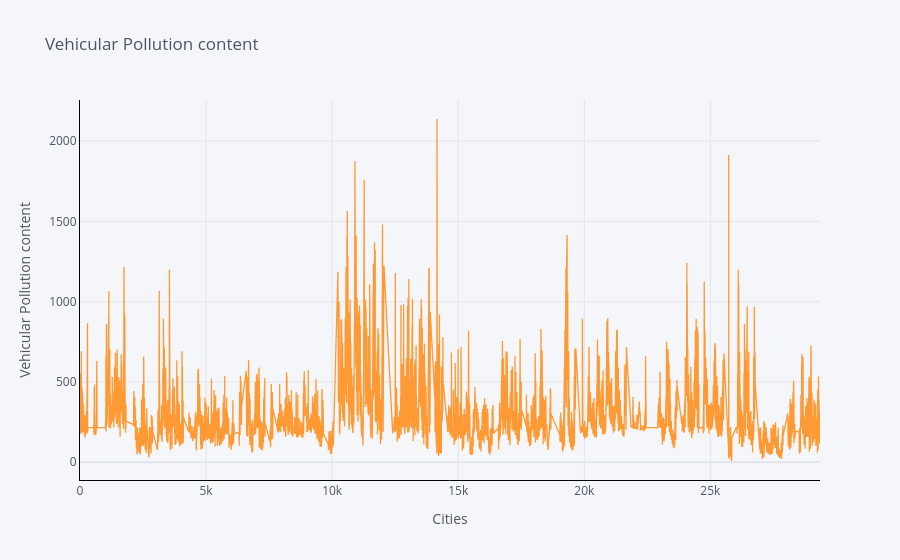
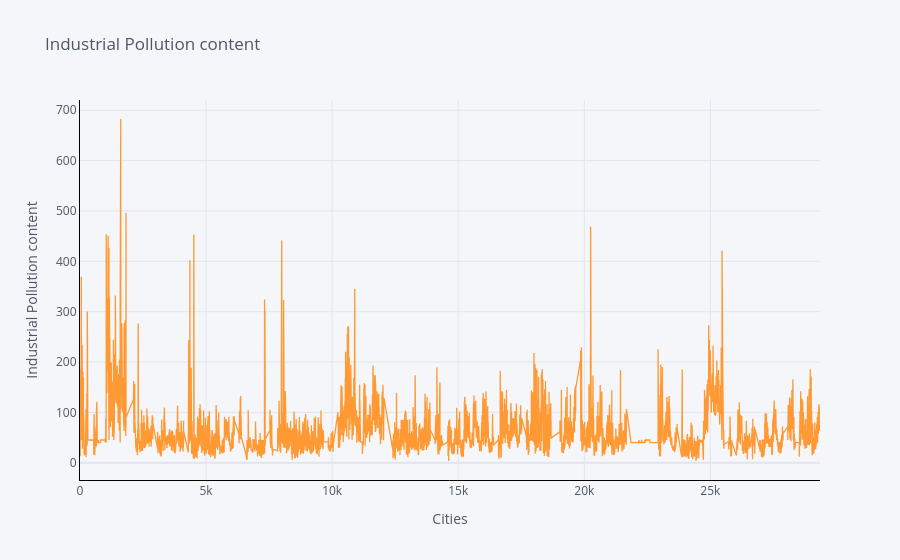

Notebook code for these charts, in order:
### Code cell
def ploting(var):
    df[var].iplot(title=var,xTitle='Cities',yTitle=var, linecolor='black', )
    plt.show()
ploting('Vehicular Pollution content')
ploting('Industrial Pollution content')

### Figure 1 — Plotly figure (JSON) as saved in the notebook; plotly's stock layout.template omitted (floating-point values rounded to 4 significant figures; data arrays with more than 128 entries replaced by an {"elided": "..."} marker saying what was removed)
{"data": [{"line": {"color": "rgba(255, 153, 51, 1.0)", "dash": "solid", "shape": "linear", "width": 1.3}, "mode": "lines", "name": "Vehicular Pollution content", "text": "", "type": "scatter", "x": {"elided": "24908 int values"}, "y": {"elided": "24908 float values"}}], "layout": {"autosize": true, "legend": {"bgcolor": "#F5F6F9", "font": {"color": "#4D5663"}}, "paper_bgcolor": "#F5F6F9", "plot_bgcolor": "#F5F6F9", "title": {"font": {"color": "#4D5663"}, "text": "Vehicular Pollution content"}, "xaxis": {"autorange": true, "gridcolor": "#E1E5ED", "linecolor": "black", "range": [0, 29348], "showgrid": true, "tickfont": {"color": "#4D5663"}, "title": {"font": {"color": "#4D5663"}, "text": "Cities"}, "type": "linear", "zerolinecolor": "#E1E5ED"}, "yaxis": {"autorange": true, "gridcolor": "#E1E5ED", "linecolor": "black", "range": [-110.4, 2256.0], "showgrid": true, "tickfont": {"color": "#4D5663"}, "title": {"font": {"color": "#4D5663"}, "text": "Vehicular Pollution content"}, "type": "linear", "zerolinecolor": "#E1E5ED"}}}

### Figure 2 — Plotly figure (JSON) as saved in the notebook; plotly's stock layout.template omitted (floating-point values rounded to 4 significant figures; data arrays with more than 128 entries replaced by an {"elided": "..."} marker saying what was removed)
{"data": [{"line": {"color": "rgba(255, 153, 51, 1.0)", "dash": "solid", "shape": "linear", "width": 1.3}, "mode": "lines", "name": "Industrial Pollution content", "text": "", "type": "scatter", "x": {"elided": "24908 int values"}, "y": {"elided": "24908 float values"}}], "layout": {"autosize": true, "legend": {"bgcolor": "#F5F6F9", "font": {"color": "#4D5663"}}, "paper_bgcolor": "#F5F6F9", "plot_bgcolor": "#F5F6F9", "title": {"font": {"color": "#4D5663"}, "text": "Industrial Pollution content"}, "xaxis": {"autorange": true, "gridcolor": "#E1E5ED", "linecolor": "black", "range": [0, 29348], "showgrid": true, "tickfont": {"color": "#4D5663"}, "title": {"font": {"color": "#4D5663"}, "text": "Cities"}, "type": "linear", "zerolinecolor": "#E1E5ED"}, "yaxis": {"autorange": true, "gridcolor": "#E1E5ED", "linecolor": "black", "range": [-34.4, 720.4], "showgrid": true, "tickfont": {"color": "#4D5663"}, "title": {"font": {"color": "#4D5663"}, "text": "Industrial Pollution content"}, "type": "linear", "zerolinecolor": "#E1E5ED"}}}
